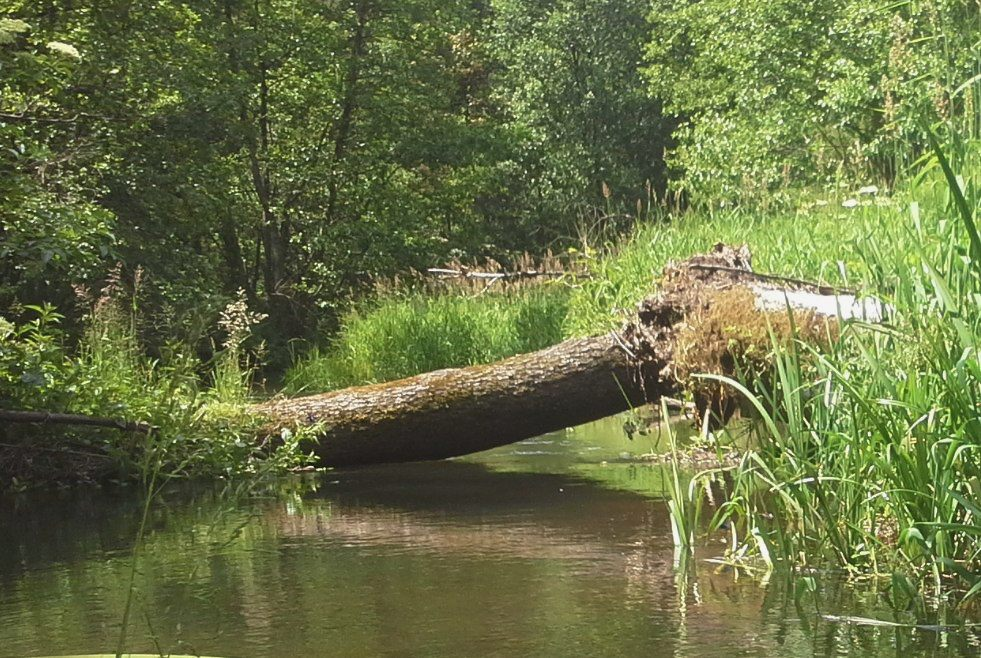
%> input picture rzeczka.jpg, 981 x 658 px
$ octave lab4_4.m   (GNU Octave 9; MATLAB toolbox functions it lacks are replaced by stand-ins)
%> lines starting %> are read from the running program, lines starting %| are printed output that depends on the picture
clear all; clf; clc;
#
img8 = imread("rzeczka.jpg");
%> img8 is the input picture: size 658x981x3 uint8; mean R, G, B 104.7, 113.4, 68.7
img = double(img8);
#
function wyjscie = PrzytnijZakres(wejscie)
  if(wejscie <= 0)
    wyjscie = 0;
  elseif(wejscie >= 255)
    wyjscie = 255;
  else
    wyjscie = wejscie;
  endif
endfunction
#
function wyjscie = Porownanie_vPS_mnoznik(we_stare, we_nowe, mnoznik)
  wyjscie = PrzytnijZakres(mnoznik * abs(we_nowe - we_stare));
endfunction
#
function wyjscie = Porownanie_v2_mnoznik(we_stare, we_nowe, mnoznik)
  wyjscie = PrzytnijZakres(mnoznik * (we_nowe - we_stare) + 127.5);
endfunction
#
img_r = img(:,:,1);
img_g = img(:,:,2);
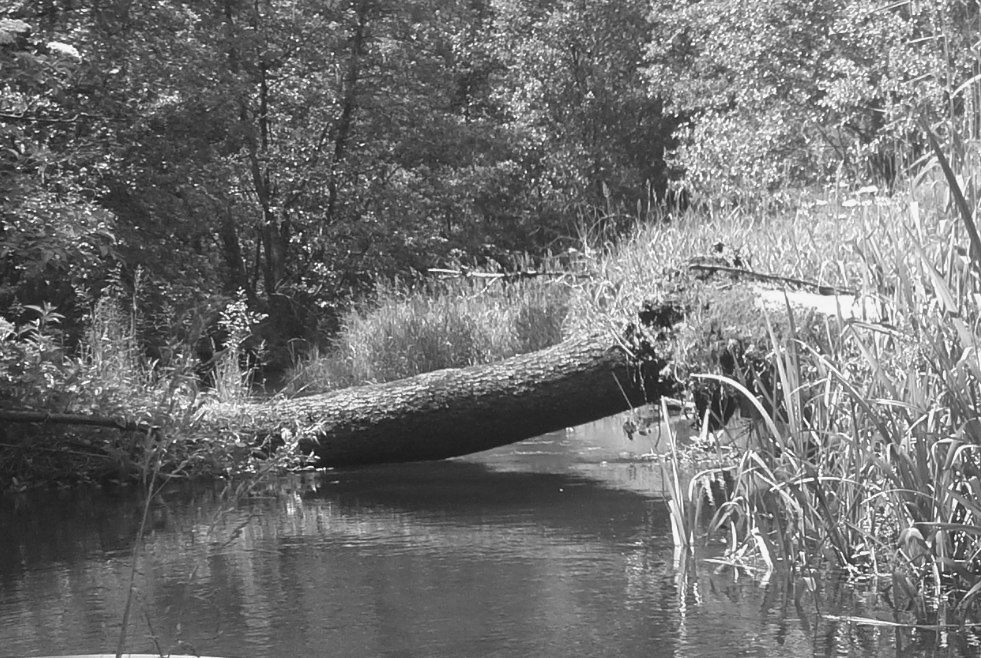
%> img_g: size 658x981 double; min 7, max 255, mean 113.4
img_b = img(:,:,3);
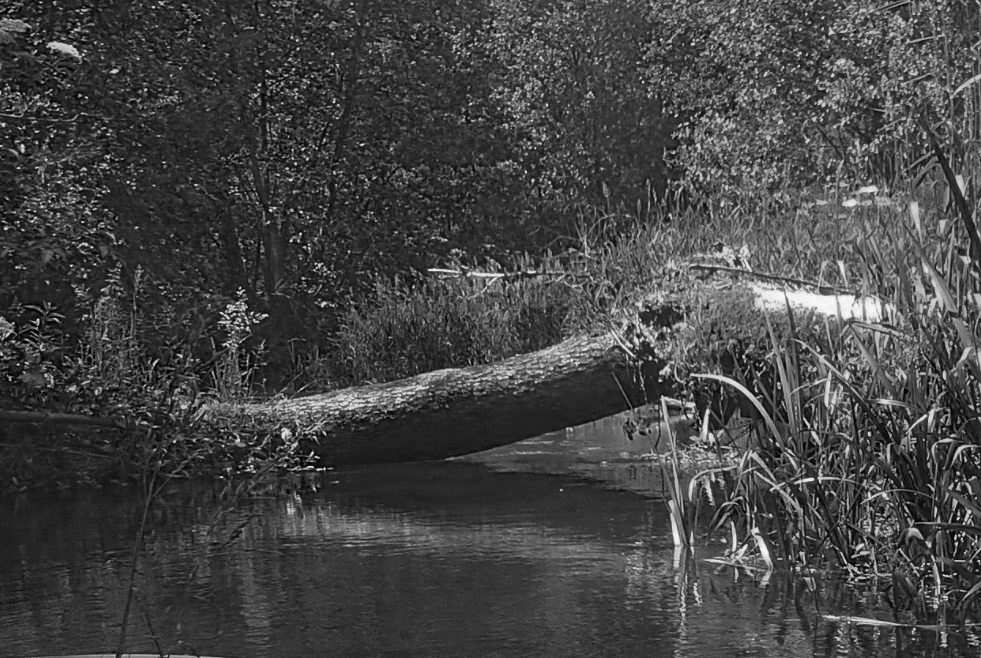
%> img_b: size 658x981 double; min 0, max 254, mean 68.7
#
img_y = 0 + 0.299*img_r + 0.587*img_g + 0.114*img_b;
img_cb = 128 - 0.168736*img_r - 0.331264*img_g + 0.5*img_b;
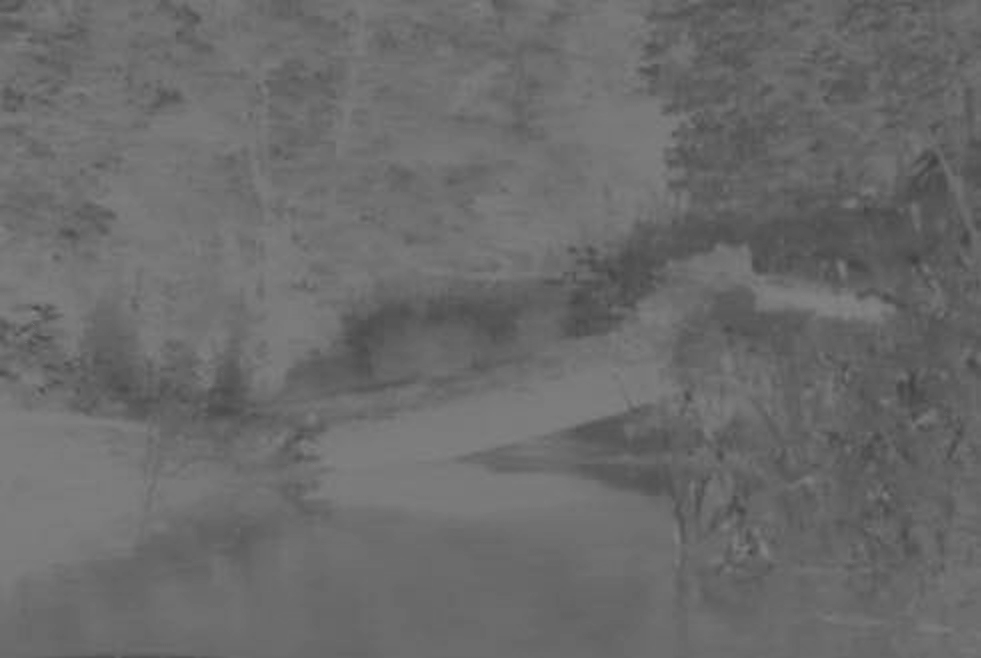
%> img_cb: size 658x981 double; min 64.73, max 134, mean 107.1
img_cr = 128 + 0.5*img_r - 0.418688*img_g - 0.081312*img_b;
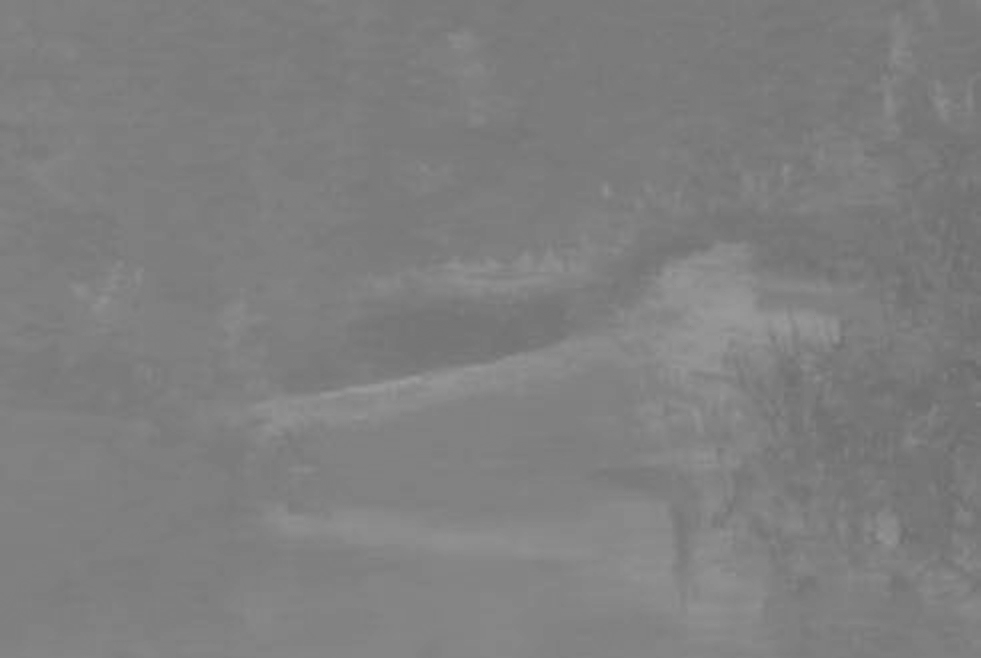
%> img_cr: size 658x981 double; min 107.8, max 156, mean 127.3
#
img_pokonwersji = img;
img_pokonwersji(:,:,1) = img_y+1.402*(img_cr-128);
img_pokonwersji(:,:,2) = img_y-0.344136*(img_cb-128)-0.714136*(img_cr-128);
img_pokonwersji(:,:,3) = img_y+1.772*(img_cb-128);
#
subplot(1, 2, 1);
imshow(Porownanie_vPS_mnoznik(img, img_pokonwersji, 1000000)/255);
%> in PrzytnijZakres, `wyjscie = wejscie;`:
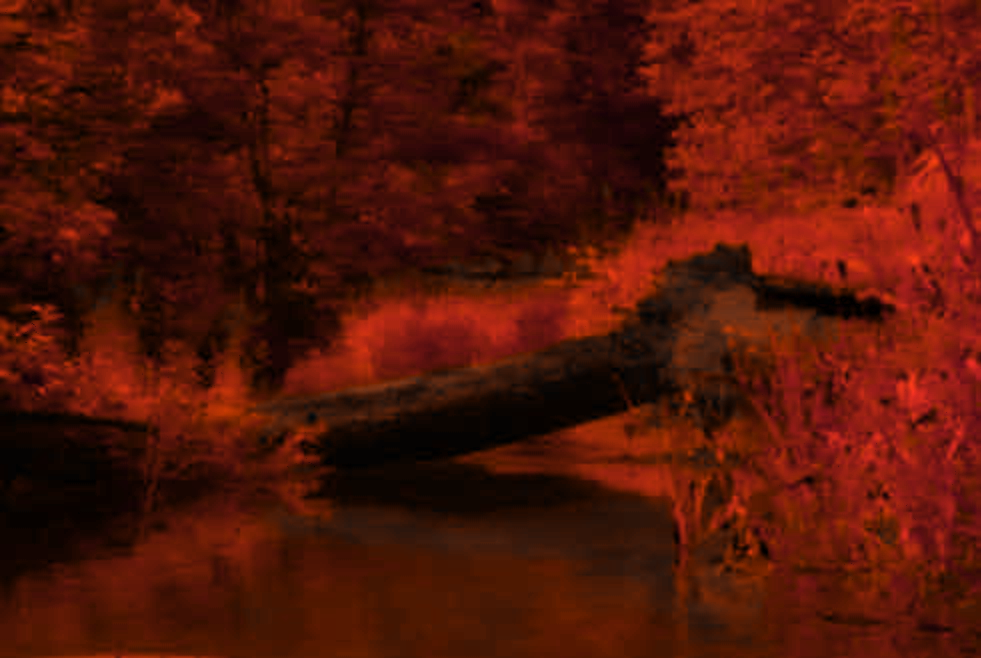
%> wyjscie: size 658x981x3 double; mean R, G, B 25.7, 6.6, 2.5; drawn with min black and max white
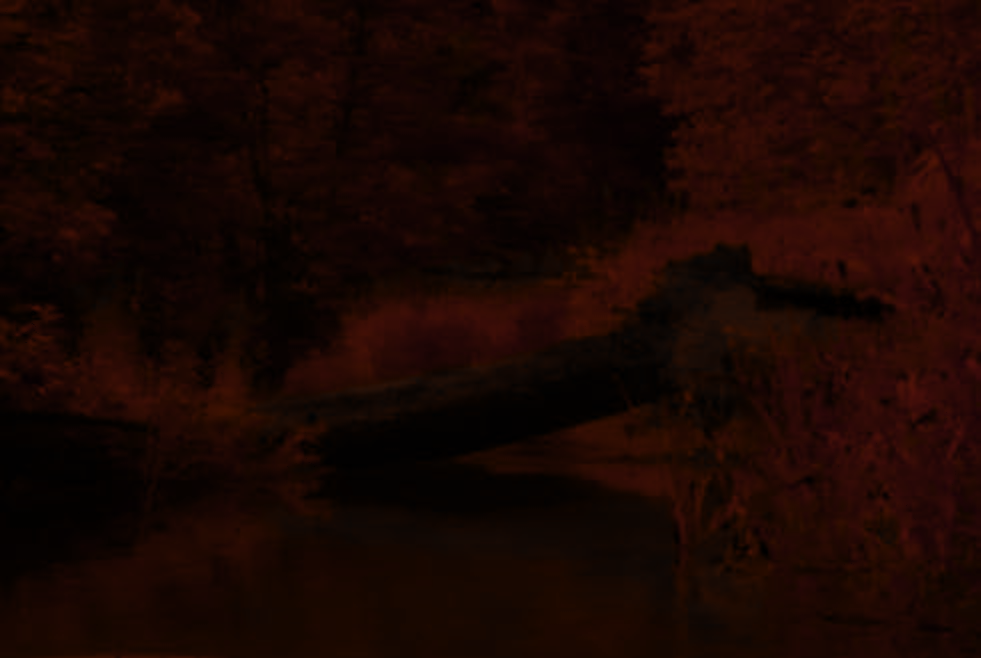
%> displayed picture: size 658x981x3, on the screen's scale of 0 to 255; mean R, G, B 25.8, 6.6, 2.5
title("porownanie v.PS * 1 000 000");
#
subplot(1, 2, 2);
imshow(Porownanie_v2_mnoznik(img, img_pokonwersji, 1000000)/255);
%> in PrzytnijZakres (call 2), `wyjscie = wejscie;`:
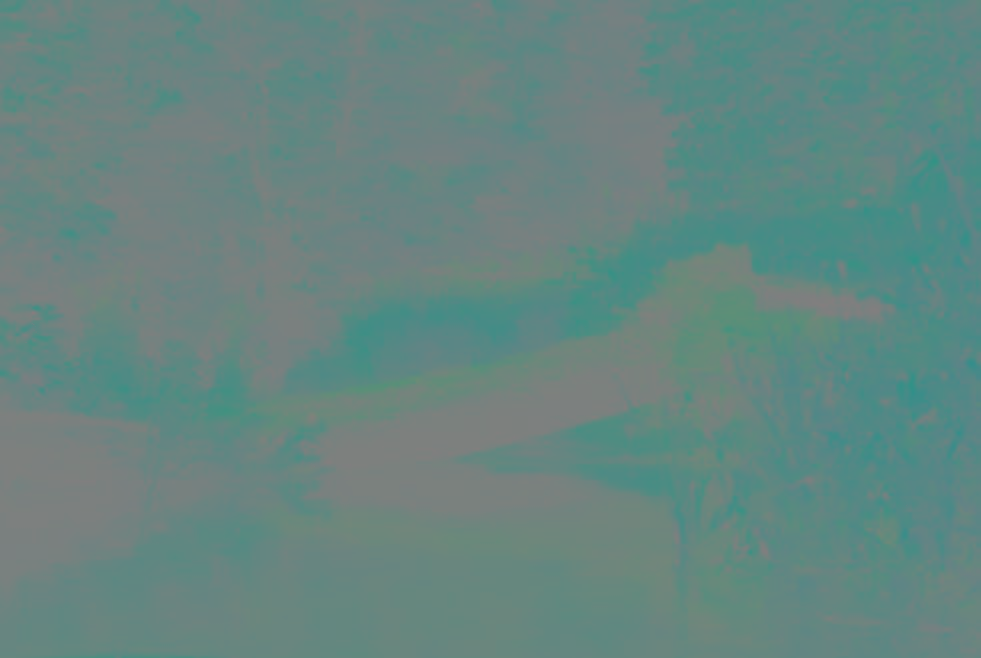
%> wyjscie: size 658x981x3 double; mean R, G, B 101.8, 134.1, 129.2
title("porownanie v.2 * 1 000 000");

$ run again, with krajobraz.jpg copied over rzeczka.jpg
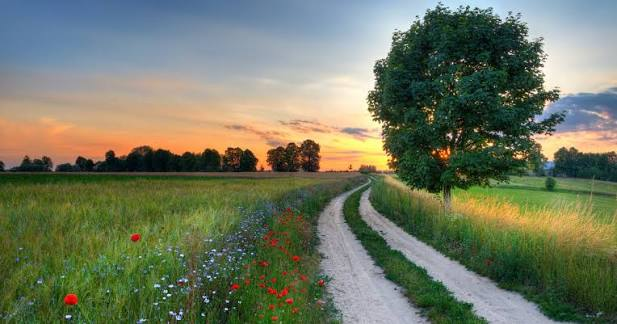
%> input picture krajobraz.jpg, 617 x 324 px
%> img8 is the input picture: size 324x617x3 uint8; mean R, G, B 112.5, 119.7, 96.8
%> `imshow(Porownanie_vPS_mnoznik(img, img_pokonwersji, 1000000)/255);`:
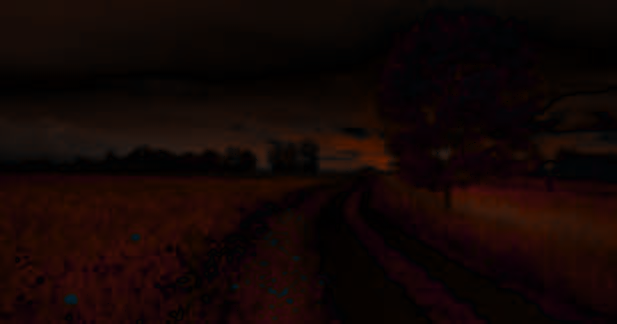
%> displayed picture: size 324x617x3, on the screen's scale of 0 to 255; mean R, G, B 19, 6.3, 4.5; mean of the top-left, top-right, bottom-left and bottom-right quarters 10.8, 6.9, 12.3, 9.6
%> in PrzytnijZakres (call 2), `wyjscie = wejscie;`:
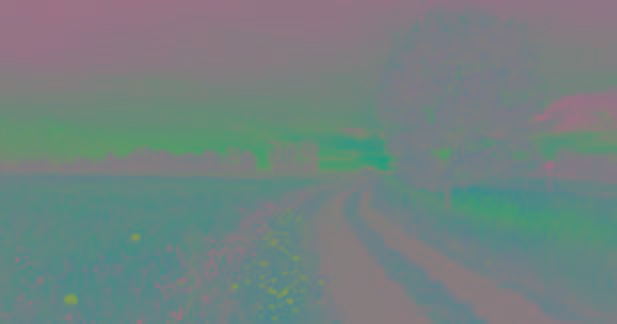
%> wyjscie: size 324x617x3 double; mean R, G, B 114.4, 130.5, 128.9

$ run again, with plaza1.png saved as rzeczka.jpg
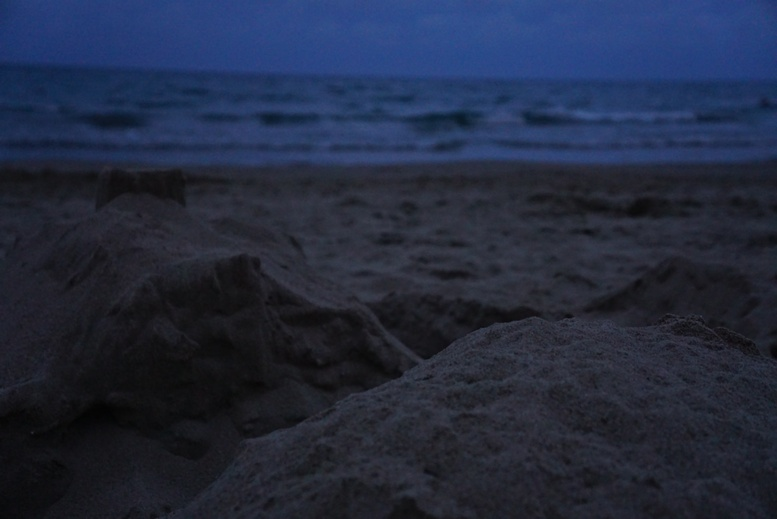
%> input picture plaza1.png, 777 x 519 px
%> img8 is the input picture: size 519x777x3 uint8; mean R, G, B 34.8, 42.5, 63.6
%> `imshow(Porownanie_vPS_mnoznik(img, img_pokonwersji, 1000000)/255);`:
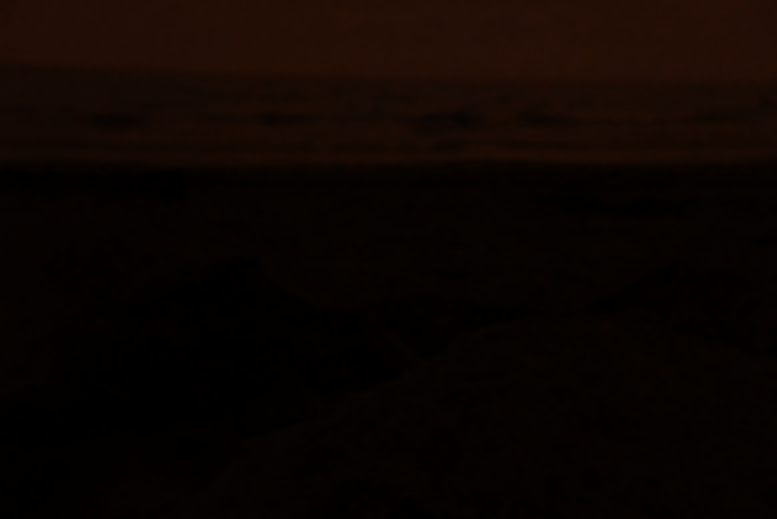
%> displayed picture: size 519x777x3, on the screen's scale of 0 to 255; mean R, G, B 12.2, 4.7, 1.5
%> in PrzytnijZakres (call 2), `wyjscie = wejscie;`:
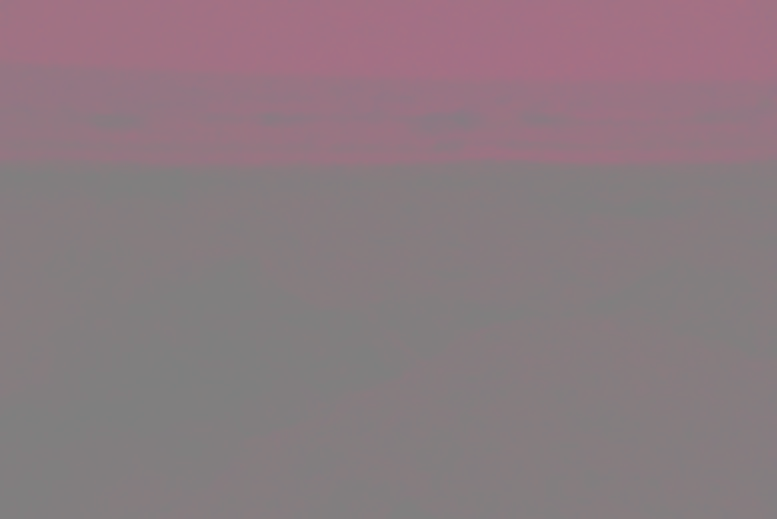
%> wyjscie: size 519x777x3 double; mean R, G, B 139.7, 122.8, 129
